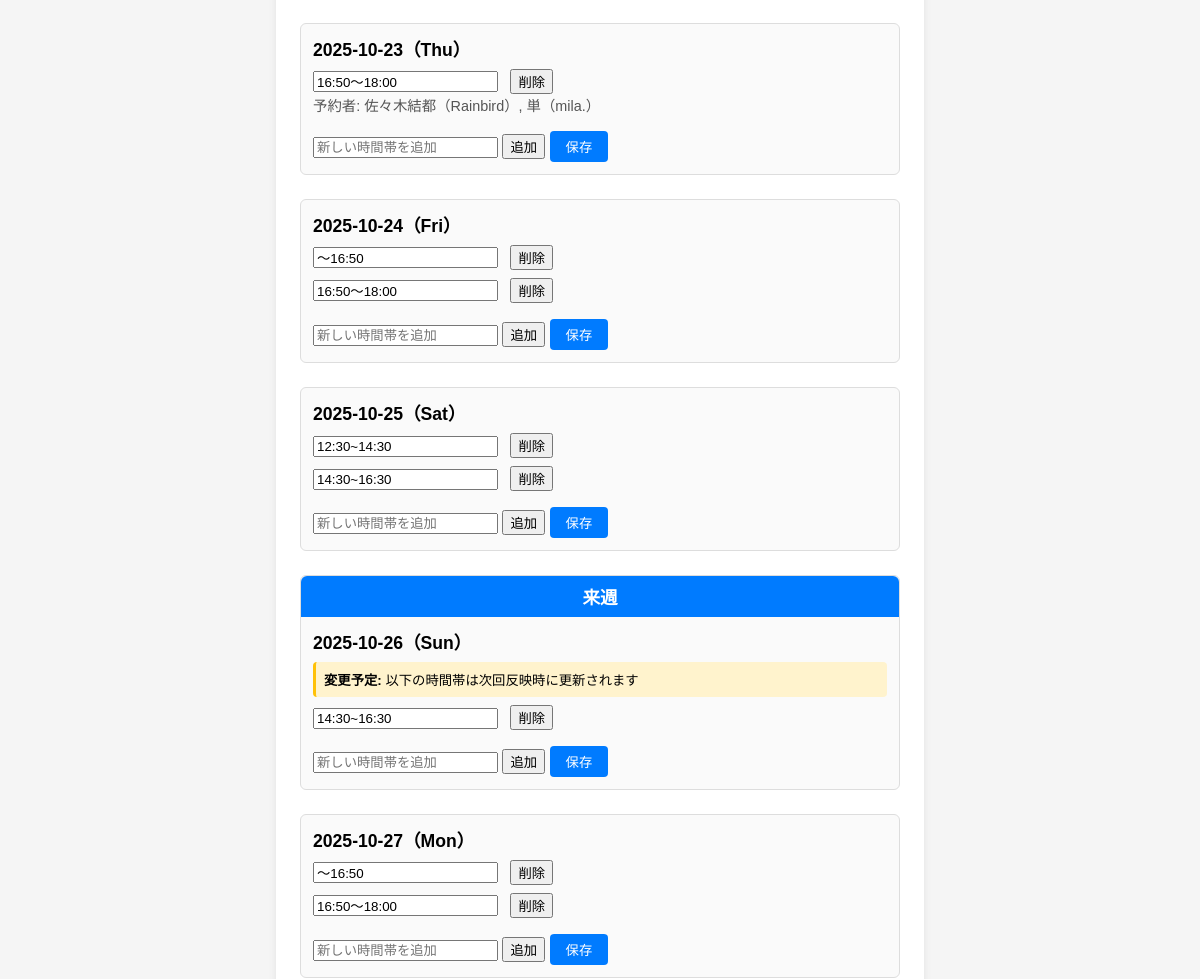
/admin (middle part), run on an earlier commit of the app's database.
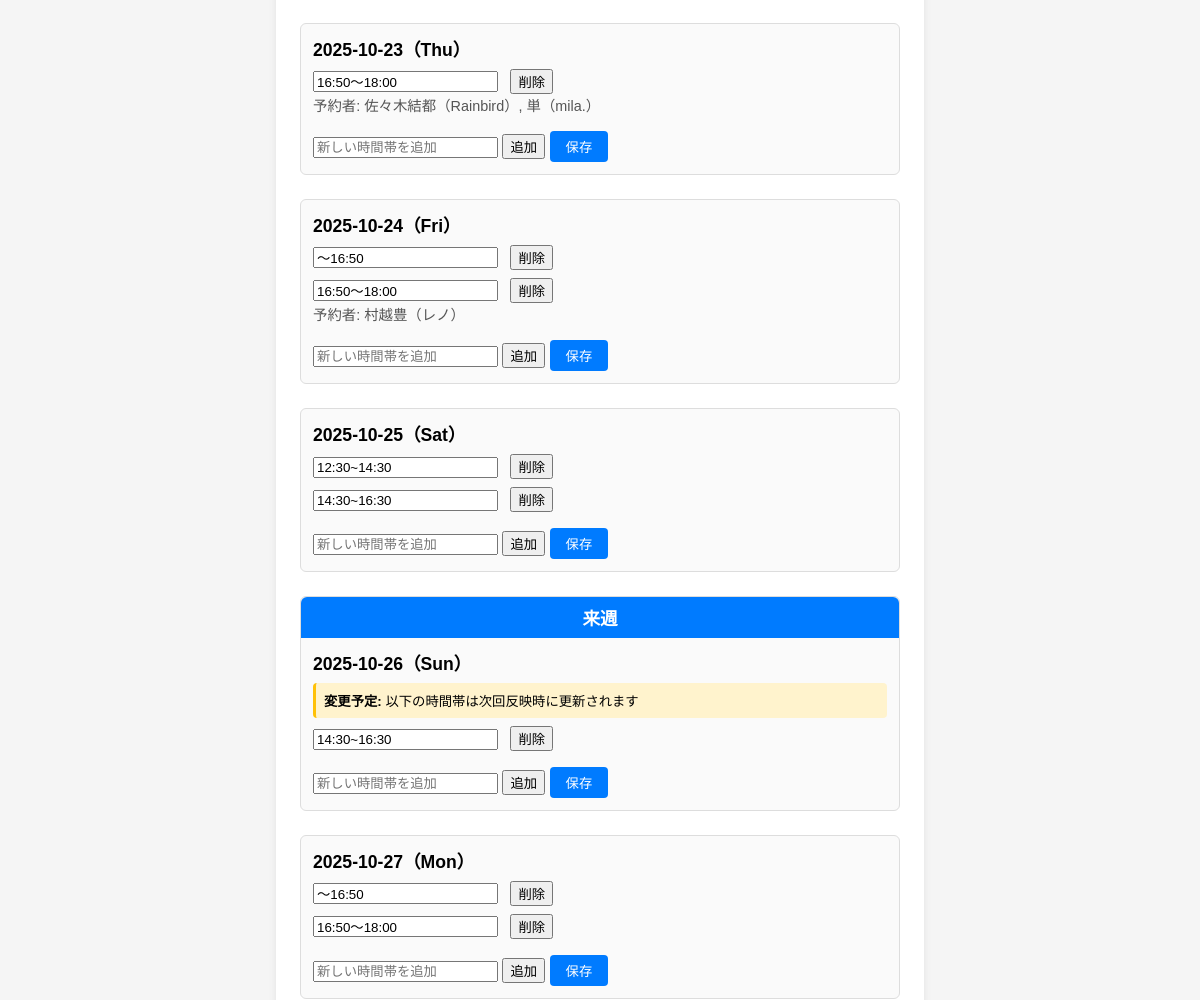
And on a later commit of the database.
### app.py (models this page shows, shortened)
class TimeSlot(db.Model):
    id = db.Column(db.Integer, primary_key=True)
    date_key = db.Column(db.String(20), nullable=False)
    slot = db.Column(db.String(50), nullable=False)

class PracticeRequest(db.Model):
    id = db.Column(db.Integer, primary_key=True)
    date_key = db.Column(db.String(20), nullable=False)  # "YYYY-M-D"
    user_name = db.Column(db.String(50), nullable=False)
    band_name = db.Column(db.String(100), nullable=False)  # バンド名フィールドを追加
    time_slot = db.Column(db.String(50), nullable=False)

class TimeSlotChange(db.Model):
    id = db.Column(db.Integer, primary_key=True)
    date_key = db.Column(db.String(20), nullable=False)
    slot = db.Column(db.String(50), nullable=False)
    created_at = db.Column(db.DateTime, default=datetime.utcnow)

### app.py (the view)
@app.route('/admin')
def admin():
    today = get_jst_date()
    days_since_sunday = today.weekday() + 1  # 月曜日=0なので+1して日曜日=0にする
    if days_since_sunday == 7:  # 日曜日の場合は0にする
        days_since_sunday = 0
    current_week_sunday = today - timedelta(days=days_since_sunday)
    week_dates = []
    week_labels = ['今週', '来週', '再来週']
    for week in range(3):  # 3週間
        week_start = current_week_sunday + timedelta(weeks=week)
        for day in range(7):  # 日曜日から土曜日まで
            current_date = week_start + timedelta(days=day)
            date_info = {
                'date': current_date,
                'week_label': week_labels[week] if day == 0 else None
            }
            week_dates.append(date_info)
    practice_users = {}
    time_slots = {}
    all_slots = TimeSlot.query.all()
    for slot in all_slots:
        if slot.date_key not in time_slots:
            time_slots[slot.date_key] = []
        time_slots[slot.date_key].append(slot.slot)
    pending_changes = {}
    all_changes = TimeSlotChange.query.all()
    for change in all_changes:
        if change.date_key not in pending_changes:
            pending_changes[change.date_key] = []
        if change.slot == '__EMPTY_SLOTS__':
            pending_changes[change.date_key] = []
        else:
            pending_changes[change.date_key].append(change.slot)
    for d_info in week_dates:
        d = d_info['date']  # 実際の日付オブジェクトを取得
        date_key = f"{d.year}-{d.month}-{d.day}"
        slots = time_slots.get(date_key, [])
        users_per_slot = {slot: [] for slot in slots}
        requests = PracticeRequest.query.filter_by(date_key=date_key).all()
        for req in requests:
            if req.time_slot in users_per_slot:
                user_info = {
                    'name': req.user_name,
                    'band_name': req.band_name
                }
                users_per_slot[req.time_slot].append(user_info)
        practice_users[date_key] = users_per_slot
    next_sunday = current_week_sunday + timedelta(weeks=1)
    next_update_time = JST.localize(datetime.combine(next_sunday, datetime.min.time().replace(hour=19, minute=0)))
    return render_template('admin.html',
                         week_dates=week_dates,
                         time_slots=time_slots,
                         practice_users=practice_users,
                         get_default_slots=get_default_slots,
                         pending_changes=pending_changes,
                         next_update_time=next_update_time)

### app.py (called while the page is built)
def get_jst_date():
    return datetime.now(JST).date()

### templates/admin.html (shortened to what this page needs)
<!DOCTYPE html>
<html lang="ja">
<head>
</head>
<body>
    <div class="container">
        {% for d_info in week_dates %}
        {% set d = d_info.date %}
        <div class="date-block" data-date="{{ d.strftime('%Y-%m-%d') }}">
            {% if d.weekday() == 6 and d_info.week_label %}
            <div style="background: #007bff; color: white; padding: 8px; margin: -12px -12px 12px -12px; border-radius: 6px 6px 0 0; text-align: center; font-weight: bold; font-size: 1.1em;">
                {{ d_info.week_label }}
            </div>
            {% endif %}
            <div class="date-label">{{ d.strftime('%Y-%m-%d（%a）') }}</div>
            <ul class="time-list">
                {% set date_key = d.year ~ '-' ~ d.month ~ '-' ~ d.day %}
                {% set slots = pending_changes.get(date_key, time_slots.get(date_key, [])) %}
                {% if pending_changes.get(date_key) %}
                <div style="background: #fff3cd; padding: 8px; border-radius: 4px; margin-bottom: 8px; border-left: 3px solid #ffc107;">
                    <small><strong>変更予定:</strong> 以下の時間帯は次回反映時に更新されます</small>
                </div>
                {% endif %}
                {% for slot in slots %}
                <li>
                    <input type="text" value="{{ slot }}" class="slot-input">
                    <button class="edit-btn del-btn">削除</button>
                    <div class="slot-users">
                        {% set users = practice_users[date_key][slot] if date_key in practice_users and slot in practice_users[date_key] else [] %}
                        {% if users|length > 0 %}
                            予約者:
                            {% for user in users %}
                                {% if user is mapping and user.name and user.band_name %}
                                    {{ user.name }}（{{ user.band_name }}）{% if not loop.last %}, {% endif %}
                                {% elif user is string %}
                                    {{ user }}{% if not loop.last %}, {% endif %}
                                {% endif %}
                            {% endfor %}
                        {% endif %}
                    </div>
                </li>
                {% endfor %}
            </ul>
            <input type="text" class="new-slot-input" placeholder="新しい時間帯を追加">
            <button class="add-btn">追加</button>
            <button class="save-btn">保存</button>
        </div>
        {% endfor %}
    </div>
</body>
</html>

What changed in the data, as far as the page shows it:
added PracticeRequest: name "村越豊", band_name "レノ", shown under TimeSlot (number 3 of 7 on the later page)
Also different on the page:
new list line: "予約者:"
